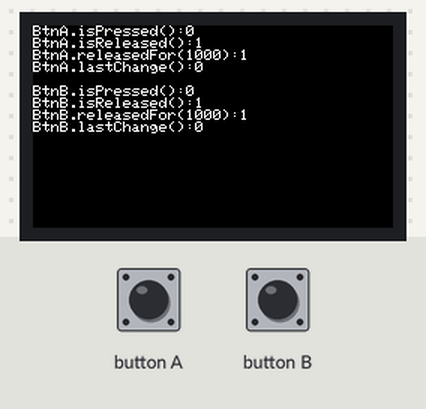
A program run on a simulated ESP32. Shown: 240×135 colour display. The inputs (shaded band) are chosen by the test bench. What the program prints to the serial monitor is not drawn.

Above: at 1.3 s.
1.4 s: button A pressed for 0.15 s
At 2.1 s:
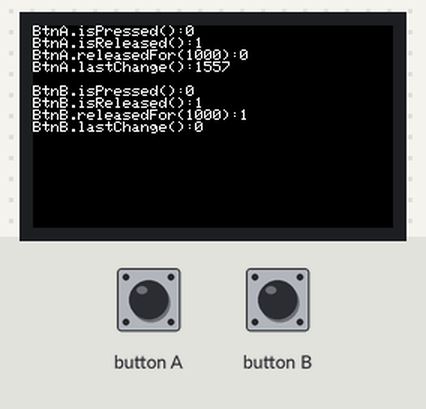
3.0 s: button B pressed for 0.15 s
At 3.9 s:
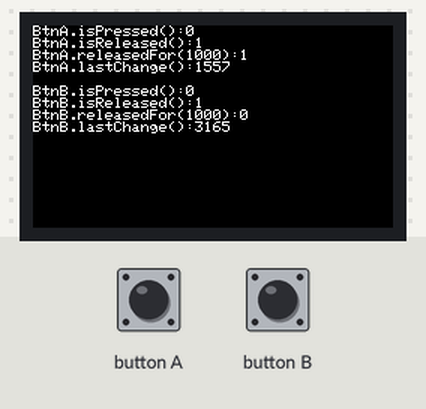
4.6 s: button A pressed for 1 s
At 5.1 s:
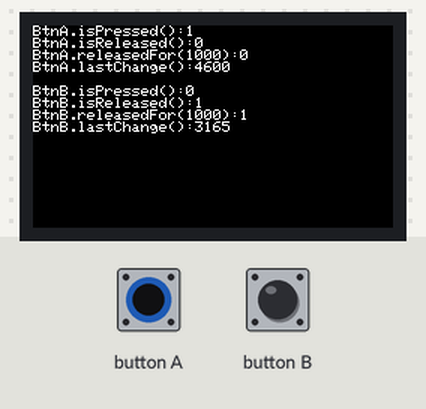
7.1 s: button B pressed for 3.2 s
At 7.7 s:
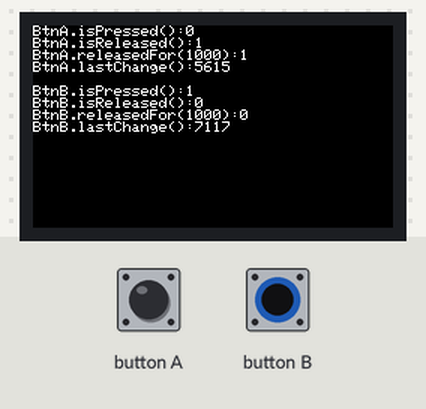
11.8 s: button A pressed for 3.2 s
At 13.1 s:
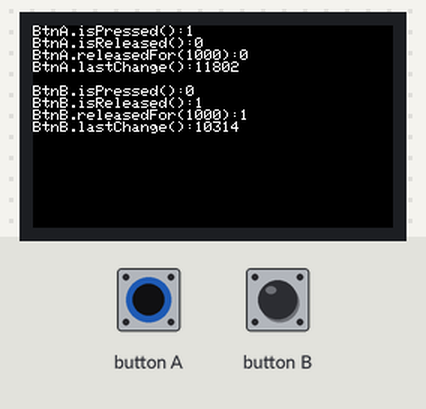
Timing chart, 0 to 14.8 s (numbered marks = the images above; inputs shaded):
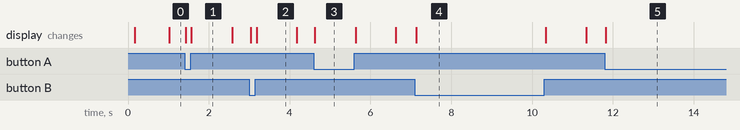

The program:

main.cpp
```cpp
#include <Arduino.h>
// #include <M5Unified.h>
#include <M5StickCPlus.h>

void setup() {
  M5.begin();
  M5.Lcd.setRotation(3); // 画面に入らないので横向きにする
}

void loop() {
  // Wenn Sie die Button-Klasse verwenden, rufen Sie immer Update auf, um den Status zu aktualisieren
  M5.update();

  // カーソル初期化
  M5.Lcd.setCursor(0, 0);

  // Ist der Home-Button gerade gedrückt?
  M5.Lcd.print("BtnA.isPressed():");
  M5.Lcd.println( M5.BtnA.isPressed() );

  // ホームボタンが現在離しているか？
  M5.Lcd.print("BtnA.isReleased():");
  M5.Lcd.println( M5.BtnA.isReleased() );

  // ホームボタンを押したか？（1度だけ取得可能）
  if ( M5.BtnA.wasPressed() ) {
    Serial.println("BtnA.wasPressed() == TRUE");
  }

  // ホームボタンを離したか？（1度だけ取得可能）
  if ( M5.BtnA.wasReleased() ) {
    Serial.println("BtnA.wasReleased() == TRUE");
  }

  // ホームボタンを現在ms以上押しているか？
  if ( M5.BtnA.pressedFor(1000) ) {
    Serial.println("BtnA.pressedFor(1000) == TRUE");
  }

  // ホームボタンを離してからms以上経過しているか？
  M5.Lcd.print("BtnA.releasedFor(1000):");
  M5.Lcd.println( M5.BtnA.releasedFor(1000) );

  // ホームボタンをms以上押してから離したか？（1度だけ取得可能）
  if ( M5.BtnA.wasReleasefor(1000) ) {
    Serial.println("BtnA.wasReleasefor(1000) == TRUE");
  }

  // ホームボタンが最後に更新した起動経過時間 millis()
  M5.Lcd.print("BtnA.lastChange():");
  M5.Lcd.println( M5.BtnA.lastChange() );

  // 空行を追加
  M5.Lcd.println();

  // 右ボタンが現在押されているか？
  M5.Lcd.print("BtnB.isPressed():");
  M5.Lcd.println( M5.BtnB.isPressed() );

  // 右ボタンが現在離しているか？
  M5.Lcd.print("BtnB.isReleased():");
  M5.Lcd.println( M5.BtnB.isReleased() );

  // 右ボタンを押したか？（1度だけ取得可能）
  if ( M5.BtnB.wasPressed() ) {
    Serial.println("BtnB.wasPressed() == TRUE");
  }

  // 右ボタンを離したか？（1度だけ取得可能）
  if ( M5.BtnB.wasReleased() ) {
    Serial.println("BtnB.wasReleased() == TRUE");
  }

  // 右ボタンを現在ms以上押しているか？
  if ( M5.BtnB.pressedFor(1000) ) {
    Serial.println("BtnB.pressedFor(1000) == TRUE");
  }

  // 右ボタンを離してからms以上経過しているか？
  M5.Lcd.print("BtnB.releasedFor(1000):");
  M5.Lcd.println( M5.BtnB.releasedFor(1000) );

  // 右ボタンをms以上押してから離したか？（1度だけ取得可能）
  if ( M5.BtnB.wasReleasefor(1000) ) {
    Serial.println("BtnB.wasReleasefor(1000) == TRUE");
  }

  // 右ボタンが最後に更新した起動経過時間 millis()
  M5.Lcd.print("BtnB.lastChange():");
  M5.Lcd.println( M5.BtnB.lastChange() );

  // 電源ボタンの状態取得（一度しか0以外のステータスは取得できない）
  int axpButton = M5.Axp.GetBtnPress();
  if ( axpButton == 1 ) {
    // 1秒以上電源ボタンを押している
    Serial.println("M5.Axp.GetBtnPress() == 1");
  }
  if ( axpButton == 2 ) {
    // 1秒未満電源ボタンを押して離した
    Serial.println("M5.Axp.GetBtnPress() == 2");
  }
}
```

Measured:
- after the input at 1.4 s, the display: first changes at once (image 1 shows a later state)
- after the input at 3.0 s, the display: first changes at once (image 2 shows a later state)
- after the input at 4.6 s, the display: changes at once (image 3)
- after the input at 7.1 s, the display: changes at once (image 4)
- after the input at 11.8 s, the display: changes at once (image 5)
